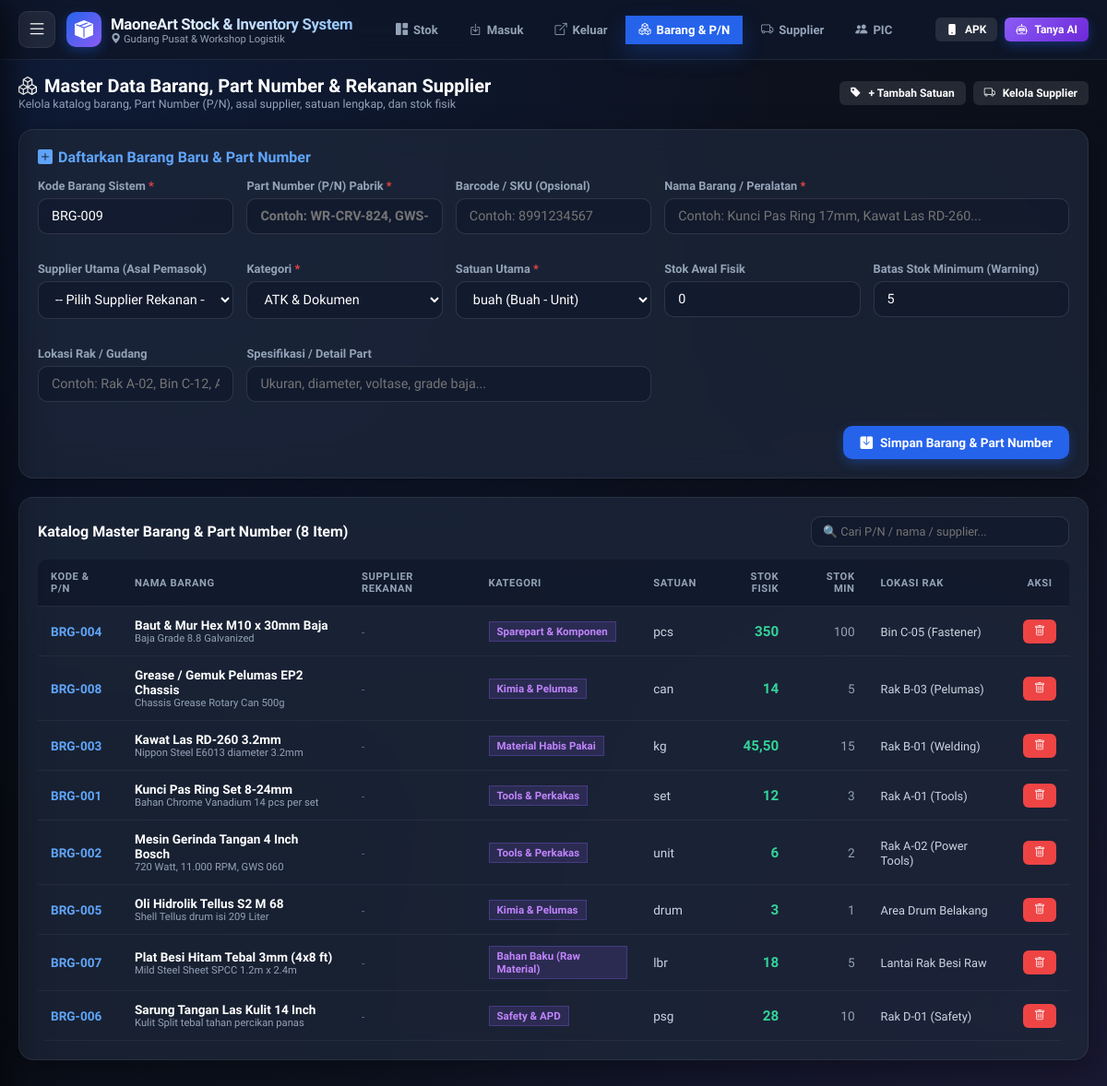
Screenshot of /barang.php with the database file from the repository.
### tables this page shows
CREATE TABLE IF NOT EXISTS app_settings (
    key_name VARCHAR(100) PRIMARY KEY,
    key_value TEXT,
    updated_at TIMESTAMP DEFAULT CURRENT_TIMESTAMP ON UPDATE CURRENT_TIMESTAMP
);

CREATE TABLE IF NOT EXISTS barang (
    id INT AUTO_INCREMENT PRIMARY KEY,
    kode_barang VARCHAR(50) NOT NULL UNIQUE,
    barcode VARCHAR(100),
    part_number VARCHAR(100),
    nama_barang VARCHAR(200) NOT NULL,
    id_kategori INT NOT NULL,
    id_supplier INT,
    id_satuan INT NOT NULL,
    stok_saat_ini DECIMAL(12,2) NOT NULL DEFAULT 0.00,
    stok_minimum DECIMAL(12,2) NOT NULL DEFAULT 5.00,
    lokasi_rak VARCHAR(100) DEFAULT 'Rak Umum',
    spesifikasi TEXT,
    foto VARCHAR(255) DEFAULT 'default_item.png',
    created_at TIMESTAMP DEFAULT CURRENT_TIMESTAMP,
    updated_at TIMESTAMP DEFAULT CURRENT_TIMESTAMP ON UPDATE CURRENT_TIMESTAMP,
    FOREIGN KEY (id_kategori) REFERENCES kategori(id) ON DELETE RESTRICT,
    FOREIGN KEY (id_supplier) REFERENCES supplier(id) ON DELETE SET NULL,
    FOREIGN KEY (id_satuan) REFERENCES satuan(id) ON DELETE RESTRICT
);

CREATE TABLE IF NOT EXISTS kategori (
    id INT AUTO_INCREMENT PRIMARY KEY,
    nama_kategori VARCHAR(100) NOT NULL,
    deskripsi TEXT,
    created_at TIMESTAMP DEFAULT CURRENT_TIMESTAMP
);

CREATE TABLE IF NOT EXISTS satuan (
    id INT AUTO_INCREMENT PRIMARY KEY,
    nama_satuan VARCHAR(50) NOT NULL,
    singkatan VARCHAR(20) NOT NULL,
    kategori ENUM('unit', 'berat', 'volume', 'panjang', 'kemasan', 'lainnya') DEFAULT 'unit',
    created_at TIMESTAMP DEFAULT CURRENT_TIMESTAMP
);

### config/database.php (called while the page is built, shortened)
<?php
$host     = '127.0.0.1';
$port     = '3306';
$dbname   = 'db_inventaris';
$username = 'root';
$password = '';
try {
    $pdo = new PDO("mysql:host=$host;port=$port;dbname=$dbname;charset=utf8mb4", $username, $password, [
        PDO::ATTR_ERRMODE => PDO::ERRMODE_EXCEPTION,
        PDO::ATTR_DEFAULT_FETCH_MODE => PDO::FETCH_ASSOC,
        PDO::ATTR_EMULATE_PREPARES => false,
    ]);
} catch (PDOException $e) {
    try {
        $pdo = new PDO("mysql:host=localhost;dbname=$dbname;charset=utf8mb4", $username, $password, [
            PDO::ATTR_ERRMODE => PDO::ERRMODE_EXCEPTION,
            PDO::ATTR_DEFAULT_FETCH_MODE => PDO::FETCH_ASSOC,
            PDO::ATTR_EMULATE_PREPARES => false,
        ]);
    } catch (PDOException $e2) {
        $db_error = $e->getMessage() . " (127.0.0.1) | " . $e2->getMessage() . " (localhost)";
    }
}
function getSetting($key, $default = '') {
    global $pdo;
    try {
        $stmt = $pdo->prepare("SELECT key_value FROM app_settings WHERE key_name = ? LIMIT 1");
        $stmt->execute([$key]);
        $val = $stmt->fetchColumn();
        return $val !== false ? $val : $default;
    } catch (Exception $e) {
        return $default;
    }
}
function formatStok($val) {
    $num = (float) $val;
    return floor($num) == $num ? number_format($num, 0, ',', '.') : number_format($num, 2, ',', '.');
}

### barang.php (the view, shortened to what this page needs)
<?php
require_once __DIR__ . '/config/database.php';
require_once __DIR__ . '/includes/header.php';
$kategoris = $pdo->query("SELECT * FROM kategori ORDER BY nama_kategori ASC")->fetchAll();
$satuans = $pdo->query("SELECT * FROM satuan ORDER BY kategori ASC, nama_satuan ASC")->fetchAll();
$barangs = $pdo->query("
    SELECT b.*, k.nama_kategori, s.nama_satuan, s.singkatan, sup.nama_supplier, sup.kode_supplier
    FROM barang b
    LEFT JOIN kategori k ON b.id_kategori = k.id
    LEFT JOIN satuan s ON b.id_satuan = s.id
    LEFT JOIN supplier sup ON b.id_supplier = sup.id
    ORDER BY b.nama_barang ASC
")->fetchAll();
$stmtNext = $pdo->query("SELECT COUNT(*) + 1 FROM barang");
$nextNum = $stmtNext->fetchColumn();
$saranKode = 'BRG-' . str_pad($nextNum, 3, '0', STR_PAD_LEFT);
?>
<div style="display: flex; justify-content: space-between; align-items: center; margin-bottom: 20px; flex-wrap: wrap; gap: 12px;">
  <div>
    <h2 style="font-size: 1.25rem; font-weight: 800; color: #ffffff; display: flex; align-items: center; gap: 8px;">
      <i class="bi bi-boxes text-info"></i> Master Data Barang, Part Number & Rekanan Supplier
    </h2>
    <p style="font-size: 0.78rem; color: var(--text-muted);">Kelola katalog barang, Part Number (P/N), asal supplier, satuan lengkap, dan stok fisik</p>
  </div>
  <div style="display: flex; gap: 8px;">
    <button type="button" class="btn btn-secondary btn-sm" onclick="document.getElementById('modalSatuan').style.display='flex'">
      <i class="bi bi-tag-fill text-warning"></i> + Tambah Satuan
    </button>
    <a href="supplier.php" class="btn btn-secondary btn-sm">
      <i class="bi bi-truck text-success"></i> Kelola Supplier
    </a>
  </div>
</div>
<div class="glass-card">
  <h3 style="font-size: 1rem; font-weight: 700; color: #60a5fa; margin-bottom: 14px; display: flex; align-items: center; gap: 6px;">
    <i class="bi bi-plus-square-fill"></i> Daftarkan Barang Baru & Part Number
  </h3>
  <form action="barang.php" method="POST">
    <div style="display: grid; grid-template-columns: repeat(auto-fit, minmax(200px, 1fr)); gap: 14px;">
      <div class="form-group">
        <label class="form-label">Kode Barang Sistem <span style="color: #ef4444;">*</span></label>
        <input type="text" name="kode_barang" class="form-control" value="<?= htmlspecialchars($saranKode) ?>" required>
      </div>
      <div class="form-group">
        <label class="form-label">Part Number (P/N) Pabrik <span style="color: #ef4444;">*</span></label>
        <input type="text" name="part_number" class="form-control" placeholder="Contoh: WR-CRV-824, GWS-060..." required style="font-weight: 700; color: #93c5fd;">
      </div>
      <div class="form-group">
        <label class="form-label">Barcode / SKU (Opsional)</label>
        <input type="text" name="barcode" class="form-control" placeholder="Contoh: 8991234567">
      </div>
      <div class="form-group" style="grid-column: span 2;">
        <label class="form-label">Nama Barang / Peralatan <span style="color: #ef4444;">*</span></label>
        <input type="text" name="nama_barang" class="form-control" placeholder="Contoh: Kunci Pas Ring 17mm, Kawat Las RD-260..." required>
      </div>
      <div class="form-group">
        <label class="form-label">Supplier Utama (Asal Pemasok)</label>
        <select name="id_supplier" class="form-select">
          <option value="">-- Pilih Supplier Rekanan --</option>
        </select>
      </div>
      <div class="form-group">
        <label class="form-label">Kategori <span style="color: #ef4444;">*</span></label>
        <select name="id_kategori" class="form-select" required>
          <?php foreach ($kategoris as $k): ?>
            <option value="<?= $k['id'] ?>"><?= htmlspecialchars($k['nama_kategori']) ?></option>
          <?php endforeach; ?>
        </select>
      </div>
      <div class="form-group">
        <label class="form-label">Satuan Utama <span style="color: #ef4444;">*</span></label>
        <select name="id_satuan" class="form-select" required>
          <?php foreach ($satuans as $s): ?>
            <option value="<?= $s['id'] ?>"><?= htmlspecialchars($s['singkatan']) ?> (<?= htmlspecialchars($s['nama_satuan']) ?> - <?= ucfirst($s['kategori']) ?>)</option>
          <?php endforeach; ?>
        </select>
      </div>
      <div class="form-group">
        <label class="form-label">Stok Awal Fisik</label>
        <input type="number" step="any" min="0" name="stok_awal" class="form-control" value="0">
      </div>
      <div class="form-group">
        <label class="form-label">Batas Stok Minimum (Warning)</label>
        <input type="number" step="any" min="0" name="stok_minimum" class="form-control" value="5">
      </div>
      <div class="form-group">
        <label class="form-label">Lokasi Rak / Gudang</label>
        <input type="text" name="lokasi_rak" class="form-control" placeholder="Contoh: Rak A-02, Bin C-12, Area Drum">
      </div>
      <div class="form-group" style="grid-column: span 2;">
        <label class="form-label">Spesifikasi / Detail Part</label>
        <input type="text" name="spesifikasi" class="form-control" placeholder="Ukuran, diameter, voltase, grade baja...">
      </div>
    </div>
    <div style="margin-top: 10px; display: flex; justify-content: flex-end;">
      <button type="submit" class="btn btn-primary">
        <i class="bi bi-save-fill"></i> Simpan Barang & Part Number
      </button>
    </div>
  </form>
</div>
<div class="glass-card">
  <div style="display: flex; justify-content: space-between; align-items: center; margin-bottom: 14px; gap: 12px; flex-wrap: wrap;">
    <h3 style="font-size: 1rem; font-weight: 700; color: #ffffff;">Katalog Master Barang & Part Number (<?= count($barangs) ?> Item)</h3>
    <input type="text" id="tableSearchInput" class="form-control" placeholder="🔍 Cari P/N / nama / supplier..." style="max-width: 280px; padding: 8px 12px; font-size: 0.8rem;">
  </div>
  <div class="table-responsive">
    <table class="modern-table">
      <thead>
        <tr>
          <th>Kode & P/N</th>
          <th>Nama Barang</th>
          <th>Supplier Rekanan</th>
          <th>Kategori</th>
          <th>Satuan</th>
          <th style="text-align: right;">Stok Fisik</th>
          <th style="text-align: right;">Stok Min</th>
          <th>Lokasi Rak</th>
          <th style="text-align: center;">Aksi</th>
        </tr>
      </thead>
      <tbody>
        <?php foreach ($barangs as $b): ?>
          <tr>
            <td>
              <strong style="color: #60a5fa;"><?= htmlspecialchars($b['kode_barang']) ?></strong>
            </td>
            <td>
              <strong style="color: #ffffff;"><?= htmlspecialchars($b['nama_barang']) ?></strong>
              <?php if ($b['spesifikasi']): ?>
                <div style="font-size: 0.7rem; color: var(--text-muted);"><?= htmlspecialchars($b['spesifikasi']) ?></div>
              <?php endif; ?>
            </td>
            <td>
              <?php if ($b['nama_supplier']): ?>
                <span class="badge badge-success"><i class="bi bi-truck"></i> <?= htmlspecialchars($b['nama_supplier']) ?></span>
              <?php else: ?>
                <span style="font-size: 0.72rem; color: var(--text-dim);">-</span>
              <?php endif; ?>
            </td>
            <td><span class="badge badge-purple"><?= htmlspecialchars($b['nama_kategori']) ?></span></td>
            <td><?= htmlspecialchars($b['singkatan']) ?></td>
            <td style="text-align: right; font-weight: 800; font-size: 0.95rem; <?= $b['stok_saat_ini'] <= $b['stok_minimum'] ? 'color: #f87171;' : 'color: #34d399;' ?>">
              <?= formatStok($b['stok_saat_ini']) ?>
            </td>
            <td style="text-align: right; color: var(--text-muted);"><?= formatStok($b['stok_minimum']) ?></td>
            <td><span style="font-size: 0.8rem;"><?= htmlspecialchars($b['lokasi_rak'] ?: '-') ?></span></td>
            <td style="text-align: center;">
              <button type="button" class="btn btn-danger btn-sm" onclick="confirmDelete('barang.php?action=hapus&id=<?= $b['id'] ?>', '<?= htmlspecialchars($b['nama_barang']) ?>')">
                <i class="bi bi-trash"></i>
              </button>
            </td>
          </tr>
        <?php endforeach; ?>
      </tbody>
    </table>
  </div>
</div>
<?php require_once __DIR__ . '/includes/footer.php'; ?>

### includes/header.php (shortened to what this page needs)
<?php
require_once __DIR__ . '/../config/database.php';
$appName = getSetting('nama_aplikasi', 'MaoneArt Stock & Inventory');
$namaGudang = getSetting('nama_gudang', 'Gudang Pusat');
$currPage = basename($_SERVER['PHP_SELF'], '.php');
?>
<!DOCTYPE html>
<html lang="id">
<head>
  <link rel="stylesheet" href="https://cdn.jsdelivr.net/npm/bootstrap-icons@1.11.3/font/bootstrap-icons.min.css">
  <link rel="stylesheet" href="assets/css/style.css">
</head>
<body>
<header class="top-navbar">
  <div class="top-nav-inner">
    <div style="display: flex; align-items: center; gap: 12px;">
      <button type="button" id="btnOpenSidebar" class="btn-hamburger" title="Buka Menu Navigasi">
        <i class="bi bi-list"></i>
      </button>
      <a href="index.php" class="brand-badge">
        <div class="brand-icon">
          <i class="bi bi-box-seam-fill"></i>
        </div>
        <div class="brand-text">
          <h1><?= htmlspecialchars($appName) ?></h1>
          <p><i class="bi bi-geo-alt-fill text-primary"></i> <?= htmlspecialchars($namaGudang) ?></p>
        </div>
      </a>
    </div>
    <nav class="desktop-menu">
      <a href="index.php" class="nav-pill <?= in_array($currPage, ['index', '']) ? 'active' : '' ?>">
        <i class="bi bi-grid-1x2-fill"></i> Stok
      </a>
      <a href="masuk.php" class="nav-pill <?= $currPage === 'masuk' ? 'active' : '' ?>">
        <i class="bi bi-box-arrow-in-down text-success"></i> Masuk
      </a>
      <a href="keluar.php" class="nav-pill <?= $currPage === 'keluar' ? 'active' : '' ?>">
        <i class="bi bi-box-arrow-up-right text-danger"></i> Keluar
      </a>
      <a href="barang.php" class="nav-pill <?= $currPage === 'barang' ? 'active' : '' ?>">
        <i class="bi bi-boxes text-info"></i> Barang & P/N
      </a>
      <a href="supplier.php" class="nav-pill <?= $currPage === 'supplier' ? 'active' : '' ?>">
        <i class="bi bi-truck text-warning"></i> Supplier
      </a>
      <a href="pic.php" class="nav-pill <?= $currPage === 'pic' ? 'active' : '' ?>">
        <i class="bi bi-people-fill text-purple"></i> PIC
      </a>
    </nav>
    <div style="display: flex; align-items: center; gap: 8px;">
      <a href="app.php" class="btn btn-secondary btn-sm" title="Mode APK Petugas">
        <i class="bi bi-phone-fill text-info"></i> <span style="display: inline-block;">APK</span>
      </a>
      <a href="tanya_ai.php" class="btn btn-primary btn-sm" style="background: linear-gradient(135deg, #8b5cf6, #6d28d9);">
        <i class="bi bi-robot"></i> <span>Tanya AI</span>
      </a>
    </div>
  </div>
</header>
<main class="main-wrapper">

### rows the page displays
app_settings: key_value "MaoneArt Stock & Inventory System"
app_settings: key_value "Gudang Pusat & Workshop Logistik"
barang: kode_barang "BRG-004", nama_barang "Baut & Mur Hex M10 x 30mm Baja", spesifikasi "Baja Grade 8.8 Galvanized", id_kategori.nama_kategori "Sparepart & Komponen", id_satuan.singkatan "pcs", stok_saat_ini "350", stok_minimum "100", lokasi_rak "Bin C-05 (Fastener)"
barang: kode_barang "BRG-008", nama_barang "Grease / Gemuk Pelumas EP2 Chassis", spesifikasi "Chassis Grease Rotary Can 500g", id_kategori.nama_kategori "Kimia & Pelumas", id_satuan.singkatan "can", stok_saat_ini "14", stok_minimum "5", lokasi_rak "Rak B-03 (Pelumas)"
barang: kode_barang "BRG-003", nama_barang "Kawat Las RD-260 3.2mm", spesifikasi "Nippon Steel E6013 diameter 3.2mm", id_kategori.nama_kategori "Material Habis Pakai", id_satuan.singkatan "kg", stok_saat_ini "45,50", stok_minimum "15", lokasi_rak "Rak B-01 (Welding)"
barang: kode_barang "BRG-001", nama_barang "Kunci Pas Ring Set 8-24mm", spesifikasi "Bahan Chrome Vanadium 14 pcs per set", id_kategori.nama_kategori "Tools & Perkakas", id_satuan.singkatan "set", stok_saat_ini "12", stok_minimum "3", lokasi_rak "Rak A-01 (Tools)"
barang: kode_barang "BRG-002", nama_barang "Mesin Gerinda Tangan 4 Inch Bosch", spesifikasi "720 Watt, 11.000 RPM, GWS 060", id_kategori.nama_kategori "Tools & Perkakas", id_satuan.singkatan "unit", stok_saat_ini "6", stok_minimum "2", lokasi_rak "Rak A-02 (Power Tools)"
barang: kode_barang "BRG-005", nama_barang "Oli Hidrolik Tellus S2 M 68", spesifikasi "Shell Tellus drum isi 209 Liter", id_kategori.nama_kategori "Kimia & Pelumas", id_satuan.singkatan "drum", stok_saat_ini "3", stok_minimum "1", lokasi_rak "Area Drum Belakang"
barang: kode_barang "BRG-007", nama_barang "Plat Besi Hitam Tebal 3mm (4x8 ft)", spesifikasi "Mild Steel Sheet SPCC 1.2m x 2.4m", id_kategori.nama_kategori "Bahan Baku (Raw Material)", id_satuan.singkatan "lbr", stok_saat_ini "18", stok_minimum "5", lokasi_rak "Lantai Rak Besi Raw"
barang: kode_barang "BRG-006", nama_barang "Sarung Tangan Las Kulit 14 Inch", spesifikasi "Kulit Split tebal tahan percikan panas", id_kategori.nama_kategori "Safety & APD", id_satuan.singkatan "psg", stok_saat_ini "28", stok_minimum "10", lokasi_rak "Rak D-01 (Safety)"

### other values shown
count($barangs) "8"
form field id_kategori "ATK & Dokumen"
form field id_satuan "buah (Buah - Unit)"
